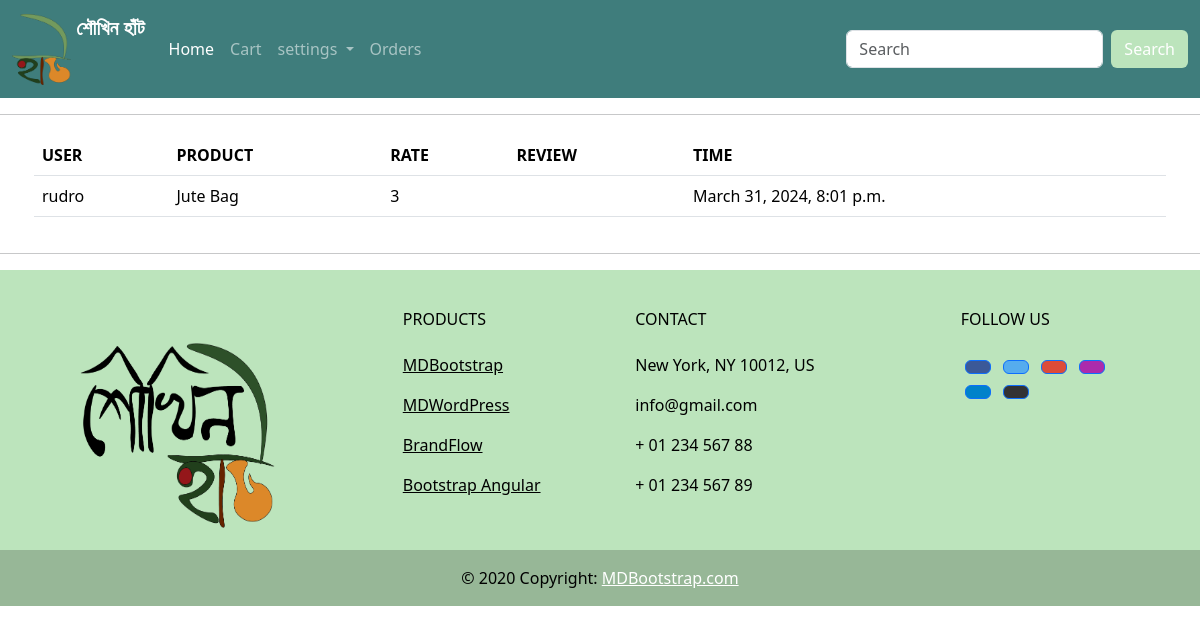
Page /add_rating/product_rating/ on the earlier database version.
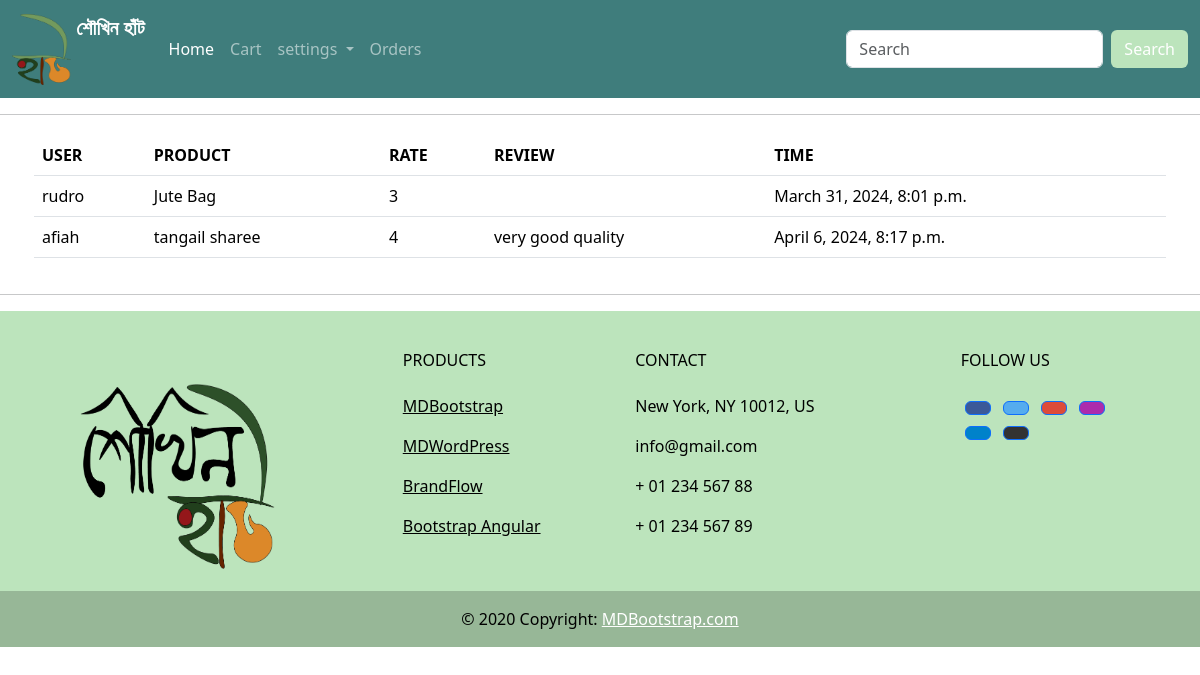
Same page on the later database version.
### shoukhin/models.py (models this page shows, shortened)
class Rating(models.Model):
    user = models.ForeignKey(User, on_delete=models.CASCADE)
    product = models.ForeignKey('Product', on_delete=models.CASCADE)
    rating = models.IntegerField(choices=[(i, str(i)) for i in range(1, 6)],blank=True, null=True)
    review = models.TextField(max_length=400,blank=True, null=True)
    created_at = models.DateTimeField(auto_now_add=True)

class product(models.Model):
    CATEGORY_CHOICES = CATEGORY_CHOICES = [
        ('jute', 'Jute'),
        ('clothing', 'Clothing'),
        ('jewellery', 'Jewellery'),
        ('food', 'Food'),
        ('home_decor', 'Home Decor'),
        ('pottery', 'Pottery'),
        ('nakshi_kantha', 'Nakshi Kantha'),
        ('others', 'Others'),
    ]
    name = models.CharField(max_length=200)
    price = models.IntegerField()
    description = models.TextField(blank=True,null=True)
    measurements = models.CharField(max_length=300)
    category = models.CharField(max_length=100, choices=CATEGORY_CHOICES, default='others')
    image = models.ImageField(upload_to='static/images', blank=True, null=True, default='static/images/default_no_img.jfif')
    stock = models.IntegerField(default=0)
    def __str__(self):
        return self.name

### shoukhin/views.py (the view)
# urls.py: path('add_rating/product_rating/', s_view.product_rating, name='product_rating'),
def product_rating(request):
    rate = Rating.objects.all()
    context={
        'Rating':rate,
    }
    return  render(request,template_name='body/product_rating.html',context=context)

### shoukhin/template/body/product_rating.html
{% extends 'body/main.html' %}
{% load static %}
{% block content %}
<table class="table">
  <thead class="thead-dark">
    <tr>
      <th scope="col">USER</th>
      <th scope="col">PRODUCT</th>
      <th scope="col">RATE</th>
      <th scope="col">REVIEW</th>
        <th scope="col">TIME</th>
    </tr>
  </thead>
  <tbody>
  {% for r in Rating %}
    <tr>
      <td>{{r.user}}</td>
      <td>{{r.product}}</td>
      <td>{{r.rating}}</td>
        <td>{{r.review}}</td>
        <td>{{r.created_at}}</td>
    </tr>
{% endfor %}
  </tbody>
</table>
{% endblock %}

Differences in the rows shown:
added Rating: user "afiah", product "tangail sharee", rating "4", review "very good quality", created_at "April 6, 2024, 8:17 p.m."
